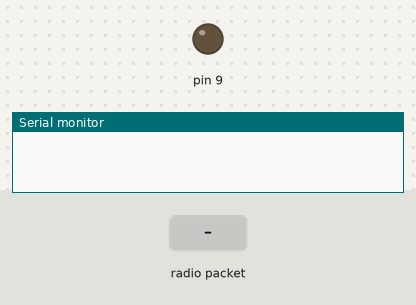
Bench run of a sketch on a simulated Arduino Uno, built for the host (arithmetic inside an expression is 32-bit, double 64-bit). Parts: output pins drawn as LEDs (lit = HIGH), the last lines printed to the serial monitor. The inputs (shaded band) are chosen by the test bench. No radio packets arrive unless stated.

Above: at 1.2 s.
1.3 s: radio packet "ping" arrives
At 2.5 s:
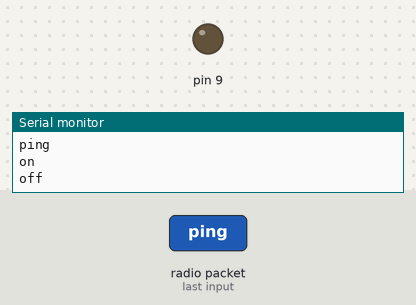
2.8 s: radio packet "1" arrives
At 3.8 s:
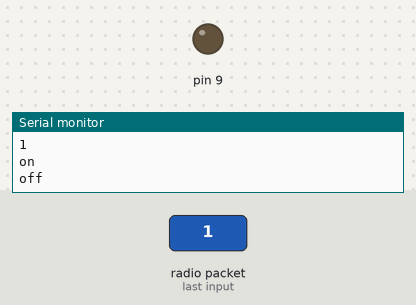
Timing chart, 0 to 5.8 s (numbered marks = the images above; inputs shaded):
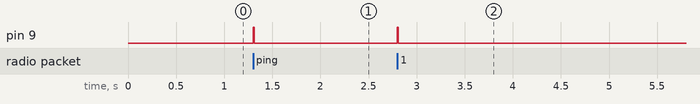

Measured:
- after the input at 1.3 s, pin 9: LOW → HIGH at once, → LOW 0.01 s later
- after the input at 2.8 s, pin 9: LOW → HIGH at once, → LOW 0.01 s later

The sketch:

nRF_Receiver.ino
```cpp
/*
 *   jayaraman.palanichamy@gmail.com

connect LED in pin number 9.
LED blinks while receiving data from Transmitter
* This can be used to check the range that nrf covers.
* Library: TMRh20/RF24, https://github.com/tmrh20/RF24/
*/

#include <SPI.h>
#include <nRF24L01.h>
#include <RF24.h>

RF24 radio(7, 8); // CE, CSN

const byte address[6] = "10101";

void setup() {

  Serial.begin(9600);
  pinMode(9, OUTPUT);
  radio.begin();
  radio.openReadingPipe(0, address);
  radio.setPALevel(RF24_PA_MIN);
  radio.startListening();
}

void loop() {
  if (radio.available()) {

    while(radio.available()){
    char text[32] = "";
    radio.read(&text, sizeof(text));
    Serial.println(text);

    if(strcmp(text,"ping" ==0) ){
      Serial.println("on");
      digitalWrite(9,HIGH);
      delay(10);
      }
      digitalWrite(9,LOW);
            Serial.println("off");
delay(200);

  }
  }
}
```
